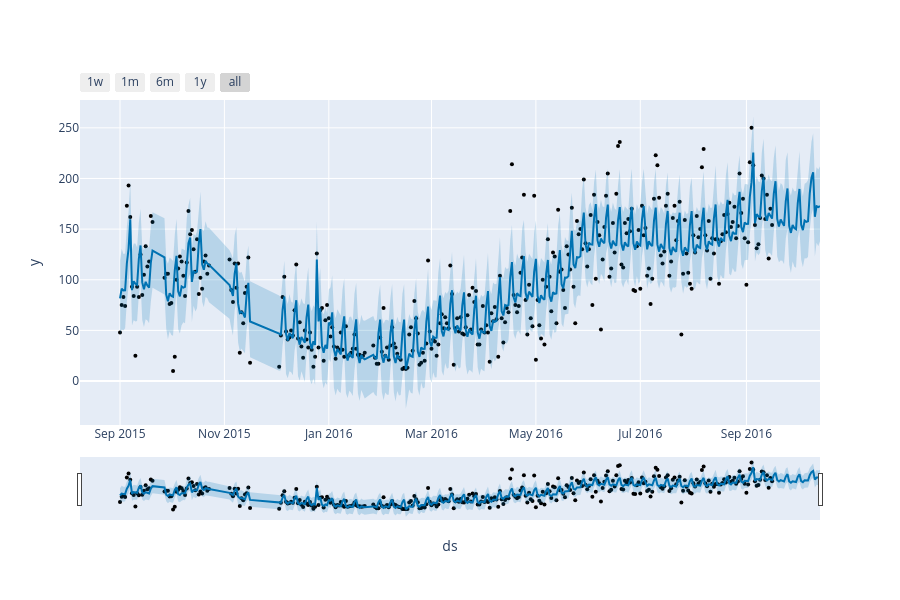

The notebook cell this image was saved under:
### Markdown cell above
Visualize with plotly for interactive time series review:

### Code cell
from prophet.plot import plot_plotly, plot_components_plotly

plot_plotly(p, forecast)

### Figure 1 — Plotly figure (JSON) as saved in the notebook; plotly's stock layout.template omitted (floating-point values rounded to 4 significant figures; data arrays with more than 128 entries replaced by an {"elided": "..."} marker saying what was removed)
{"data": [{"marker": {"color": "black", "size": 4}, "mode": "markers", "name": "Actual", "type": "scatter", "x": {"elided": "345 str values"}, "y": {"elided": "345 int values"}}, {"hoverinfo": "skip", "line": {"width": 0}, "mode": "lines", "type": "scatter", "x": {"elided": "373 str values"}, "y": {"elided": "373 float values"}}, {"fill": "tonexty", "fillcolor": "rgba(0, 114, 178, 0.2)", "line": {"color": "#0072B2", "width": 2}, "mode": "lines", "name": "Predicted", "type": "scatter", "x": {"elided": "373 str values"}, "y": {"elided": "373 float values"}}, {"fill": "tonexty", "fillcolor": "rgba(0, 114, 178, 0.2)", "hoverinfo": "skip", "line": {"width": 0}, "mode": "lines", "type": "scatter", "x": {"elided": "373 str values"}, "y": {"elided": "373 float values"}}], "layout": {"height": 600, "showlegend": false, "width": 900, "xaxis": {"autorange": true, "range": ["2015-08-08 15:05:08.5714", "2016-10-14"], "rangeselector": {"buttons": [{"count": 7, "label": "1w", "step": "day", "stepmode": "backward"}, {"count": 1, "label": "1m", "step": "month", "stepmode": "backward"}, {"count": 6, "label": "6m", "step": "month", "stepmode": "backward"}, {"count": 1, "label": "1y", "step": "year", "stepmode": "backward"}, {"step": "all"}]}, "rangeslider": {"autorange": true, "range": ["2015-08-08 15:05:08.5714", "2016-10-14"], "visible": true, "yaxis": {"_template": null, "rangemode": "match"}}, "title": {"text": "ds"}, "type": "date"}, "yaxis": {"autorange": true, "range": [-43.41, 277.5], "title": {"text": "y"}, "type": "linear"}}}
